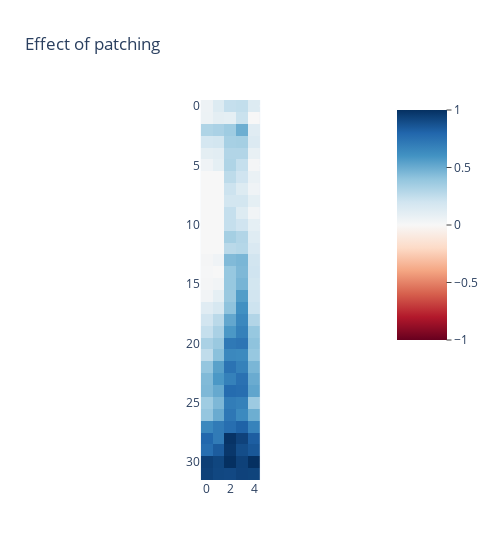

Notebook cell for this chart:
### Code cell
import plotly.express as px

title = "Effect of patching"
fig = px.imshow(
    diff_clip,
    title=title if title else "",
    color_continuous_scale="RdBu",
    color_continuous_midpoint=0,
)

fig.update_layout(
    width = 500,
    coloraxis_colorbar=dict(
        title="",
        thicknessmode="pixels",
        thickness=50,
        lenmode="pixels",
        len=250,
        yanchor="top",
        y=1,
        ticks="outside",
    ),
)
fig.update_layout(
    yaxis_title="",
    xaxis_title="",
    xaxis_range=[-0.5, diff.shape[1] - 0.5],
    showlegend=True,
    legend=dict(x=-0.1),
)
fig.show()

### Figure 1 — Plotly figure (JSON) as saved in the notebook; plotly's stock layout.template omitted (floating-point values rounded to 4 significant figures; data arrays with more than 128 entries replaced by an {"elided": "..."} marker saying what was removed)
{"data": [{"coloraxis": "coloraxis", "hovertemplate": "x: %{x}<br>y: %{y}<br>color: %{z}<extra></extra>", "name": "0", "type": "heatmap", "xaxis": "x", "yaxis": "y", "z": {"elided": "32x5 float values"}}], "layout": {"coloraxis": {"cmid": 0, "colorbar": {"len": 250, "lenmode": "pixels", "thickness": 50, "thicknessmode": "pixels", "ticks": "outside", "title": {"text": ""}, "y": 1, "yanchor": "top"}, "colorscale": [[0, "rgb(103,0,31)"], [0.1, "rgb(178,24,43)"], [0.2, "rgb(214,96,77)"], [0.3, "rgb(244,165,130)"], [0.4, "rgb(253,219,199)"], [0.5, "rgb(247,247,247)"], [0.6, "rgb(209,229,240)"], [0.7, "rgb(146,197,222)"], [0.8, "rgb(67,147,195)"], [0.9, "rgb(33,102,172)"], [1, "rgb(5,48,97)"]]}, "legend": {"x": -0.1}, "showlegend": true, "title": {"text": "Effect of patching"}, "width": 500, "xaxis": {"anchor": "y", "constrain": "domain", "domain": [0, 1], "range": [-0.5, 4.5], "scaleanchor": "y", "title": {"text": ""}}, "yaxis": {"anchor": "x", "autorange": "reversed", "constrain": "domain", "domain": [0, 1], "title": {"text": ""}}}}
